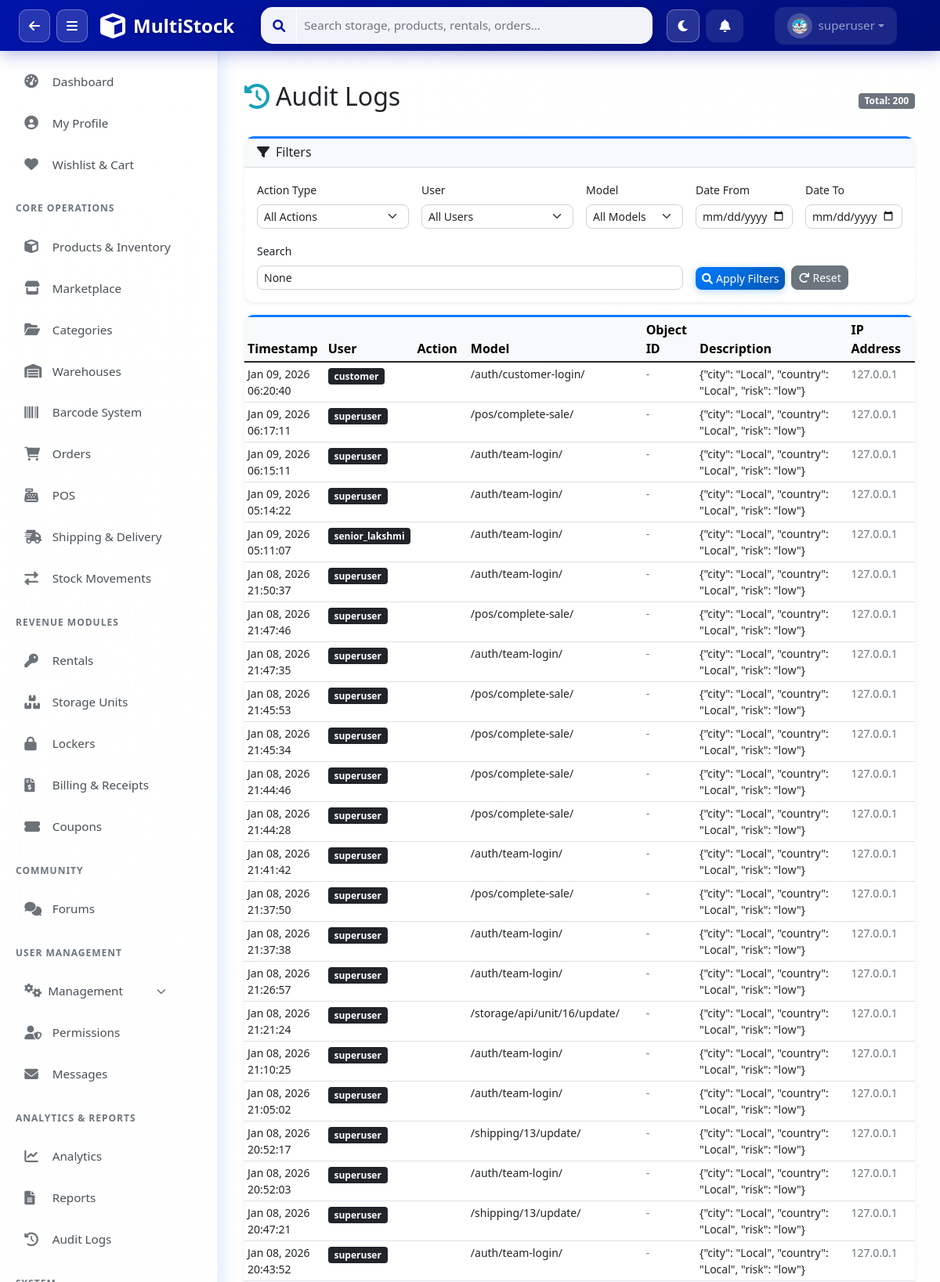
/audit/ (signed in, upper part), run on the app's committed database.
### apps/users/models.py (models this page shows, shortened)
class UserProfile(models.Model):
    ROLE_CHOICES = [
        ('superadmin', 'SuperAdmin'),
        ('admin', 'Admin'),
        ('manager', 'Manager'),
        ('staff', 'Staff'),
        ('customer', 'Customer'),
    ]
    user = models.OneToOneField(User, on_delete=models.CASCADE, related_name='profile')
    role = models.CharField(max_length=20, choices=ROLE_CHOICES, default='staff')
    phone = models.CharField(max_length=20, blank=True)
    department = models.CharField(max_length=100, blank=True)
    employee_id = models.CharField(max_length=50, blank=True, unique=True, null=True)
    avatar = models.ImageField(upload_to='avatars/', blank=True, null=True)
    avatar_url = models.CharField(max_length=500, blank=True, null=True)
    bio = models.TextField(blank=True)
    is_active = models.BooleanField(default=True)
    last_login_ip = models.GenericIPAddressField(blank=True, null=True)
    created_at = models.DateTimeField(auto_now_add=True)
    updated_at = models.DateTimeField(auto_now=True)
    class Meta:
        app_label = 'users'
        verbose_name = 'User Profile'
        verbose_name_plural = 'User Profiles'

### apps/audit/models.py (models this page shows, shortened)
class AuditLog(models.Model):
    ACTION_TYPES = [
        ('create', 'Create'),
        ('update', 'Update'),
        ('delete', 'Delete'),
        ('login', 'Login'),
        ('logout', 'Logout'),
        ('view', 'View'),
        ('export', 'Export'),
    ]
    user = models.ForeignKey(User, on_delete=models.SET_NULL, null=True)
    action_type = models.CharField(max_length=20, choices=ACTION_TYPES)
    model_name = models.CharField(max_length=100)
    object_id = models.CharField(max_length=100, blank=True)
    description = models.TextField()
    ip_address = models.GenericIPAddressField(null=True, blank=True)
    user_agent = models.TextField(blank=True)
    changes = models.JSONField(default=dict, blank=True)
    timestamp = models.DateTimeField(auto_now_add=True)
    class Meta:
        db_table = 'audit_logs'
        ordering = ['-timestamp']
        indexes = [
            models.Index(fields=['-timestamp']),
            models.Index(fields=['user', '-timestamp']),
        ]

### apps/audit/views.py (the view)
# urls.py: path('', views.audit_logs, name='logs'),
@require_permission('audit', 'view')
def audit_logs(request):
    from django.contrib.auth.models import User
    from django.db.models import Q
    logs = AuditLog.objects.select_related('user').all()
    action_type = request.GET.get('action_type')
    user_id = request.GET.get('user')
    model_name = request.GET.get('model')
    date_from = request.GET.get('date_from')
    date_to = request.GET.get('date_to')
    search = request.GET.get('search')
    if action_type:
        logs = logs.filter(action_type=action_type)
    if user_id:
        logs = logs.filter(user_id=user_id)
    if model_name:
        logs = logs.filter(model_name__icontains=model_name)
    if date_from:
        logs = logs.filter(timestamp__gte=date_from)
    if date_to:
        logs = logs.filter(timestamp__lte=date_to)
    if search:
        logs = logs.filter(Q(description__icontains=search) | Q(model_name__icontains=search))
    users = User.objects.filter(is_staff=True).order_by('username')
    models = AuditLog.objects.values_list('model_name', flat=True).distinct().order_by('model_name')
    logs = logs[:200]
    return render(request, 'audit/logs.html', {
        'logs': logs,
        'users': users,
        'models': models,
        'selected_action': action_type,
        'selected_user': user_id,
        'selected_model': model_name,
        'date_from': date_from,
        'date_to': date_to,
        'search': search,
    })

### apps/permissions/context_processors.py (called while the page is built)
def user_permissions(request):
    if not request.user.is_authenticated:
        return {'user_role': 'guest', 'permissions': {}}
    user_role = get_user_role(request.user)
    permissions = PERMISSION_MATRIX.get(user_role, {})
    return {
        'user_role': user_role,
        'permissions': permissions,
    }

### templates/audit/logs.html (shortened to what this page needs)
{% extends 'base.html' %}
{% block content %}
<div class="container-fluid py-4">
    <div class="d-flex justify-content-between align-items-center mb-4">
        <h2><i class="fas fa-history me-2" style="color:#17a2b8"></i>Audit Logs</h2>
        <div>
            <span class="badge bg-secondary">Total: {{ logs|length }}</span>
        </div>
    </div>
    <div class="card mb-3 shadow-sm">
        <div class="card-header bg-light">
            <h6 class="mb-0"><i class="fas fa-filter me-2"></i>Filters</h6>
        </div>
        <div class="card-body">
            <form method="get" class="row g-3">
                <div class="col-md-3">
                    <label class="form-label small">Action Type</label>
                    <select name="action_type" class="form-select form-select-sm">
                        <option value="">All Actions</option>
                    </select>
                </div>
                <div class="col-md-3">
                    <label class="form-label small">User</label>
                    <select name="user" class="form-select form-select-sm">
                        <option value="">All Users</option>
                    </select>
                </div>
                <div class="col-md-2">
                    <label class="form-label small">Model</label>
                    <select name="model" class="form-select form-select-sm">
                        <option value="">All Models</option>
                    </select>
                </div>
                <div class="col-md-2">
                    <label class="form-label small">Date From</label>
                    <input type="date" name="date_from" class="form-control form-control-sm" value="{{ date_from }}">
                </div>
                <div class="col-md-2">
                    <label class="form-label small">Date To</label>
                    <input type="date" name="date_to" class="form-control form-control-sm" value="{{ date_to }}">
                </div>
                <div class="col-md-8">
                    <label class="form-label small">Search</label>
                    <input type="text" name="search" class="form-control form-control-sm" placeholder="Search description or model..." value="{{ search }}">
                </div>
                <div class="col-md-4 d-flex align-items-end">
                    <button type="submit" class="btn btn-primary btn-sm me-2"><i class="fas fa-search me-1"></i>Apply Filters</button>
                    <a href="/audit/" class="btn btn-secondary btn-sm"><i class="fas fa-redo me-1"></i>Reset</a>
                </div>
            </form>
        </div>
    </div>
    <div class="card shadow-sm">
        <div class="card-body p-0">
            <div class="table-responsive">
                <table class="table table-hover table-sm mb-0">
                    <thead class="table-light">
                        <tr>
                            <th style="width:12%">Timestamp</th>
                            <th style="width:10%">User</th>
                            <th style="width:8%">Action</th>
                            <th style="width:12%">Model</th>
                            <th style="width:8%">Object ID</th>
                            <th>Description</th>
                            <th style="width:10%">IP Address</th>
                        </tr>
                    </thead>
                    <tbody>
                        {% for log in logs %}
                        <tr>
                            <td class="small">{{ log.timestamp|date:"M d, Y H:i:s" }}</td>
                            <td><span class="badge bg-dark">{{ log.user.username|default:"System" }}</span></td>
                            <td><span class="badge badge-{{ log.action_type }}">{{ log.get_action_type_display }}</span></td>
                            <td class="small">{{ log.model_name }}</td>
                            <td class="small text-muted">{{ log.object_id|default:"-" }}</td>
                            <td class="small">{{ log.description|truncatewords:15 }}</td>
                            <td class="small text-muted">{{ log.ip_address|default:"-" }}</td>
                        </tr>
                        {% endfor %}
                    </tbody>
                </table>
            </div>
        </div>
    </div>
</div>
{% endblock %}

### templates/components/navbar_actions.html (shortened to what this page needs)
<div class="navbar-nav d-flex align-items-center">
    <button class="btn btn-link text-white me-2 px-3 py-2 position-relative"
        style="border-radius: 12px; background: rgba(255,255,255,0.1); transition: all 0.3s ease;" title="Notifications"
        onclick="toggleNotifications()" id="notificationBtn">
        <i class="fas fa-bell" id="notificationIcon"></i>
    </button>
    <div class="nav-item dropdown">
        <a class="nav-link dropdown-toggle d-flex align-items-center" href="#" role="button" data-bs-toggle="dropdown"
            style="background: rgba(255,255,255,0.1); border-radius: 12px; padding: 8px 16px; transition: all 0.3s ease;">
            <div class="me-2"
                style="background: rgba(255,255,255,0.2); padding: 6px; border-radius: 50%; width: 32px; height: 32px; display: flex; align-items: center; justify-content: center;">
                {% with avatar_url=user.customer_profile.avatar_url|default:user.profile.avatar_url|default:'' %}
                    {% if avatar_url %}
                    <img src="{{ avatar_url }}" id="navbarUserPhoto" onerror="this.style.display='none';this.nextElementSibling.style.display='flex';"
                    style="width: 20px; height: 20px; border-radius: 50%; object-fit: cover;">
                    {% else %}
                    <i class="fas fa-user" style="font-size: 0.9rem;" id="navbarUserIcon"></i>
                    {% endif %}
                {% endwith %}
            </div>
            <span style="font-weight: 500;">{{ user.username }}</span>
        </a>
    </div>
</div>

### static/css/multistock.css (style rules this page uses)
.card { box-shadow: 0 0.125rem 0.25rem rgba(0, 0, 0, 0.075); }
.card { border: none; box-shadow: 0 4px 20px rgba(0, 123, 255, 0.08); background: white; border-radius: 12px; border-top: 3px solid #007bff; transition: all 0.3s ease; }
.btn-primary { background: linear-gradient(135deg, #007bff 0%, #0056b3 100%); border: none; border-radius: 8px; box-shadow: 0 2px 10px rgba(0, 123, 255, 0.3); transition: all 0.3s ease; }
body { background: linear-gradient(135deg, #ffffff 0%, #f8faff 100%); }

### static/css/sidebar.css (style rules this page uses)
.nav-item, .nav-header { display: flex; align-items: center; padding: 0.85rem 1.2rem; color: #495057; text-decoration: none; transition: all 0.3s ease; cursor: pointer; border-radius: 10px; margin: 3px 12px; font-weight: 500; font-size: 0.95rem; }
body { display: flex; flex-direction: column; min-height: 100vh; }

### templates/base.html (style rules this page uses)
.btn { border-radius: 8px; font-weight: 500; }
.form-control, .form-select { border-radius: 8px; }

### data on the page
UserProfile: avatar_url (picture)
AuditLog: timestamp "Jan 09, 2026 06:20:40", user.username "customer", model_name "/auth/customer-login/", object_id "-", description "{\"city\": \"Local\", \"country\": \"Local\", \"risk\": \"low\"}", ip_address "127.0.0.1"
AuditLog: timestamp "Jan 09, 2026 06:17:11", user.username "superuser", model_name "/pos/complete-sale/", object_id "-", description "{\"city\": \"Local\", \"country\": \"Local\", \"risk\": \"low\"}", ip_address "127.0.0.1"
AuditLog: timestamp "Jan 09, 2026 06:15:11", user.username "superuser", model_name "/auth/team-login/", object_id "-", description "{\"city\": \"Local\", \"country\": \"Local\", \"risk\": \"low\"}", ip_address "127.0.0.1"
AuditLog: timestamp "Jan 09, 2026 05:14:22", user.username "superuser", model_name "/auth/team-login/", object_id "-", description "{\"city\": \"Local\", \"country\": \"Local\", \"risk\": \"low\"}", ip_address "127.0.0.1"
AuditLog: timestamp "Jan 09, 2026 05:11:07", user.username "senior_lakshmi", model_name "/auth/team-login/", object_id "-", description "{\"city\": \"Local\", \"country\": \"Local\", \"risk\": \"low\"}", ip_address "127.0.0.1"
AuditLog: timestamp "Jan 08, 2026 21:50:37", user.username "superuser", model_name "/auth/team-login/", object_id "-", description "{\"city\": \"Local\", \"country\": \"Local\", \"risk\": \"low\"}", ip_address "127.0.0.1"
AuditLog: timestamp "Jan 08, 2026 21:47:46", user.username "superuser", model_name "/pos/complete-sale/", object_id "-", description "{\"city\": \"Local\", \"country\": \"Local\", \"risk\": \"low\"}", ip_address "127.0.0.1"
AuditLog: timestamp "Jan 08, 2026 21:47:35", user.username "superuser", model_name "/auth/team-login/", object_id "-", description "{\"city\": \"Local\", \"country\": \"Local\", \"risk\": \"low\"}", ip_address "127.0.0.1"
AuditLog: timestamp "Jan 08, 2026 21:45:53", user.username "superuser", model_name "/pos/complete-sale/", object_id "-", description "{\"city\": \"Local\", \"country\": \"Local\", \"risk\": \"low\"}", ip_address "127.0.0.1"
AuditLog: timestamp "Jan 08, 2026 21:45:34", user.username "superuser", model_name "/pos/complete-sale/", object_id "-", description "{\"city\": \"Local\", \"country\": \"Local\", \"risk\": \"low\"}", ip_address "127.0.0.1"
AuditLog: timestamp "Jan 08, 2026 21:44:46", user.username "superuser", model_name "/pos/complete-sale/", object_id "-", description "{\"city\": \"Local\", \"country\": \"Local\", \"risk\": \"low\"}", ip_address "127.0.0.1"
AuditLog: timestamp "Jan 08, 2026 21:44:28", user.username "superuser", model_name "/pos/complete-sale/", object_id "-", description "{\"city\": \"Local\", \"country\": \"Local\", \"risk\": \"low\"}", ip_address "127.0.0.1"
AuditLog: timestamp "Jan 08, 2026 21:41:42", user.username "superuser", model_name "/auth/team-login/", object_id "-", description "{\"city\": \"Local\", \"country\": \"Local\", \"risk\": \"low\"}", ip_address "127.0.0.1"
AuditLog: timestamp "Jan 08, 2026 21:37:50", user.username "superuser", model_name "/pos/complete-sale/", object_id "-", description "{\"city\": \"Local\", \"country\": \"Local\", \"risk\": \"low\"}", ip_address "127.0.0.1"
AuditLog: timestamp "Jan 08, 2026 21:37:38", user.username "superuser", model_name "/auth/team-login/", object_id "-", description "{\"city\": \"Local\", \"country\": \"Local\", \"risk\": \"low\"}", ip_address "127.0.0.1"
AuditLog: timestamp "Jan 08, 2026 21:26:57", user.username "superuser", model_name "/auth/team-login/", object_id "-", description "{\"city\": \"Local\", \"country\": \"Local\", \"risk\": \"low\"}", ip_address "127.0.0.1"
AuditLog: timestamp "Jan 08, 2026 21:21:24", user.username "superuser", model_name "/storage/api/unit/16/update/", object_id "-", description "{\"city\": \"Local\", \"country\": \"Local\", \"risk\": \"low\"}", ip_address "127.0.0.1"
AuditLog: timestamp "Jan 08, 2026 21:10:25", user.username "superuser", model_name "/auth/team-login/", object_id "-", description "{\"city\": \"Local\", \"country\": \"Local\", \"risk\": \"low\"}", ip_address "127.0.0.1"
AuditLog: timestamp "Jan 08, 2026 21:05:02", user.username "superuser", model_name "/auth/team-login/", object_id "-", description "{\"city\": \"Local\", \"country\": \"Local\", \"risk\": \"low\"}", ip_address "127.0.0.1"
AuditLog: timestamp "Jan 08, 2026 20:52:17", user.username "superuser", model_name "/shipping/13/update/", object_id "-", description "{\"city\": \"Local\", \"country\": \"Local\", \"risk\": \"low\"}", ip_address "127.0.0.1"
AuditLog: timestamp "Jan 08, 2026 20:52:03", user.username "superuser", model_name "/auth/team-login/", object_id "-", description "{\"city\": \"Local\", \"country\": \"Local\", \"risk\": \"low\"}", ip_address "127.0.0.1"
AuditLog: timestamp "Jan 08, 2026 20:47:21", user.username "superuser", model_name "/shipping/13/update/", object_id "-", description "{\"city\": \"Local\", \"country\": \"Local\", \"risk\": \"low\"}", ip_address "127.0.0.1"
AuditLog: timestamp "Jan 08, 2026 20:43:52", user.username "superuser", model_name "/auth/team-login/", object_id "-", description "{\"city\": \"Local\", \"country\": \"Local\", \"risk\": \"low\"}", ip_address "127.0.0.1"

### other printed values
{{ user.username }} "superuser"
{{ logs|length }} "200"
